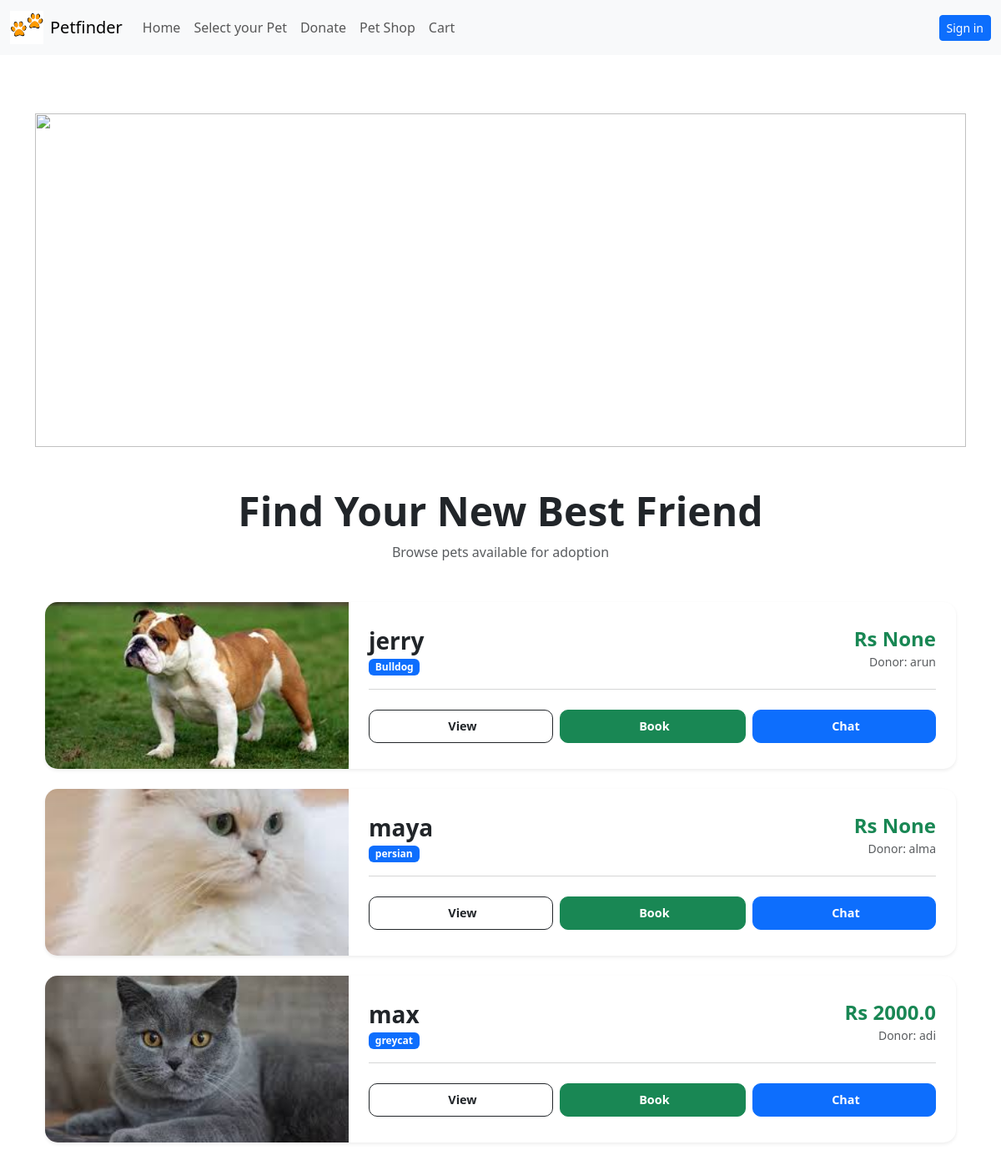
Page /pets/allpet/ on the earlier database version.
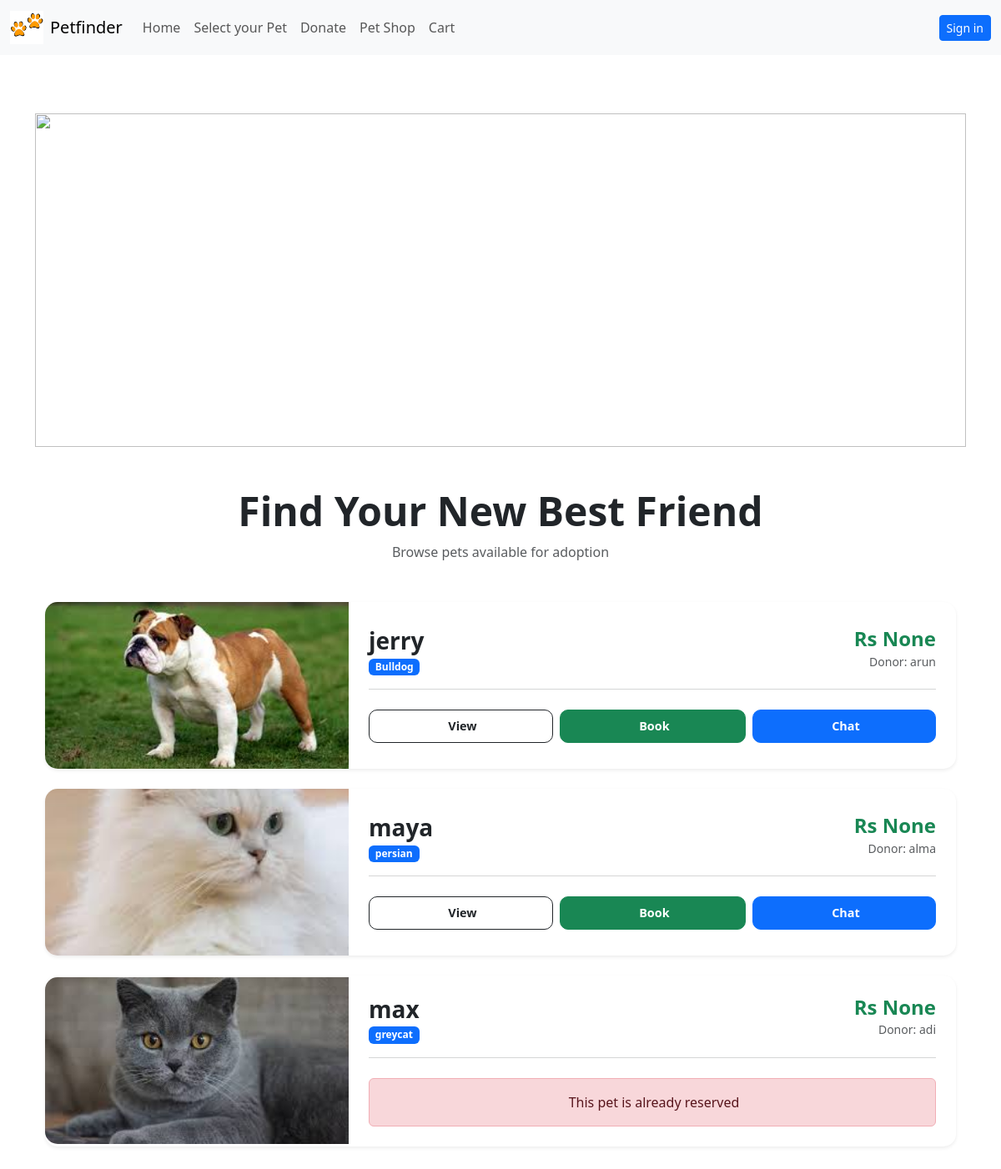
Same page on the later database version.
### petoperation/models.py (models this page shows, shortened)
class Pet(models.Model):
    pet_name=models.CharField(max_length=30)
    pet_img=models.ImageField(upload_to='don_petimg')
    pet_cat=models.ForeignKey(Category,on_delete=models.CASCADE)
    pet_breed=models.ForeignKey(Breed,on_delete=models.CASCADE)
    pet_age=models.IntegerField()
    price=models.FloatField(blank=True,null=True)
    pet_location=models.CharField(max_length=50)
    pet_vaccinated=models.BooleanField(default=False)
    pet_desc=models.TextField()
    pet_reason=models.CharField(max_length=100)
    posted_date=models.DateTimeField(auto_now_add=True)
    status=models.CharField(max_length=50,choices=(('available','Available'),('adopted','Adopted')),
                            default='available')
    user=models.ForeignKey(CustomUser,on_delete=models.CASCADE)

class Breed(models.Model):
    cat=models.ForeignKey(Category,on_delete=models.CASCADE)
    breed_name=models.CharField(max_length=30)
    def __str__(self):
        return self.breed_name

### accounts/models.py (models this page shows)
class CustomUser(AbstractUser):
    username = models.CharField(max_length=20, unique=True)
    email = models.EmailField(unique=True)
    ROLE_CHOICES = (
        ('admin', 'Admin'),
        ('staff', 'Staff'),
        ('donor', 'Donor'),
        ('user','User')
    )
    role = models.CharField(
        max_length=10, choices=ROLE_CHOICES, default='user')
    is_blocked=models.BooleanField(default=False)

### petoperation/views.py (the view)
# urls.py: path('allpet/',allpets_view,name='allpets_view'),
def allpets_view(request):
   pets=Pet.objects.all()
   return render(request,'allpets.html',{'pets':pets})

### Templates/allpets.html (shortened to what this page needs)
{% extends 'base.html'%}
{% load static %}
{% block content %}
<link rel="stylesheet" href="{% static 'css/allpets.css'%}">
<div class="main">
    <div class="banner">
        <img src="{% static 'img/petfinderbanner.png' %}">
    </div>
</div>
<div class="container py-5">
    <div class="text-center mb-5">
        <h1 class="display-5 fw-bold text-dark">Find Your New Best Friend</h1>
        <p class="text-muted">Browse pets available for adoption</p>
    </div>
    <div class="row g-4">
        {% for pet in pets %}
        <div class="col-12">
            <div class="card pet-card shadow-sm">
                <div class="row g-0 align-items-center">
                    <div class="col-md-4 pet-img-container">
                        {% if pet.pet_img %}
                            <img src="{{ pet.pet_img.url }}" class="pet-img" alt="{{ pet.pet_name }}">
                        {% else %}
                            <div class="bg-light d-flex align-items-center justify-content-center h-100">
                                <i class="fas fa-paw fa-3x text-secondary opacity-25"></i>
                            </div>
                        {% endif %}
                    </div>
                    <div class="col-md-8">
                        <div class="card-body p-4">
                            <div class="d-flex justify-content-between align-items-start mb-2">
                                <div>
                                    <h2 class="card-title h3 mb-0 fw-bold">
                                        {{ pet.pet_name }}
                                    </h2>
                                    <span class="badge bg-primary mt-1">
                                        {{ pet.pet_breed }}
                                    </span>
                                </div>
                                <div class="text-end">
                                    <h4 class="text-success fw-bold mb-0">
                                        Rs {{ pet.price }}
                                    </h4>
                                    <small class="text-muted">
                                        Donor: {{ pet.user.username }}
                                    </small>
                                </div>
                            </div>
                            <hr class="text-muted opacity-25">
                            <div class="d-flex flex-wrap gap-2 mt-4">
                                {% if pet.status == "adopted" %}
                                    <div class="alert alert-danger w-100 text-center mb-0">
                                        This pet is already reserved
                                    </div>
                                {% else %}
                                    <a href="{% url 'petoperation:view_allpet' pet.id %}"
                                       class="btn btn-outline-dark btn-custom flex-fill">
                                         View
                                    </a>
                                    <a href="{% url 'petoperation:pet_booking' pet.id %}"
                                       class="btn btn-success btn-custom flex-fill">
                                         Book
                                    </a>
                                    <a href="{% url 'petoperation:start_chat' pet.id %}"
                                       class="btn btn-primary btn-custom flex-fill">
                                         Chat
                                    </a>
                                {% endif %}
                            </div>
                        </div>
                    </div>
                </div>
            </div>
        </div>
        {% empty %}
        <div class="col-12 text-center py-5">
            <i class="fas fa-paw fa-3x text-muted mb-3"></i>
            <h3 class="text-muted">No pets available at the moment</h3>
            <p class="text-muted">Please check back later</p>
        </div>
        {% endfor %}
    </div>
</div>
{% endblock %}

Differences in the rows shown:
changed Pet "max": price "2000.0" → "None"; status "View Book Chat" → "This pet is already reserved"
